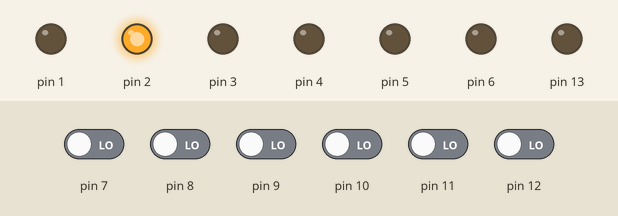
Bench run of a sketch on a simulated Arduino Uno, built with avr-gcc and run on an emulated ATmega328P. On the bench: output pins drawn as LEDs (lit = HIGH). Dashed ring = blinking. The test bench sets the inputs (shaded band); at power-on: pin 7–12 LOW.

Above: at 1.2 s.
1.3 s: pin 9 driven HIGH
At 1.8 s:
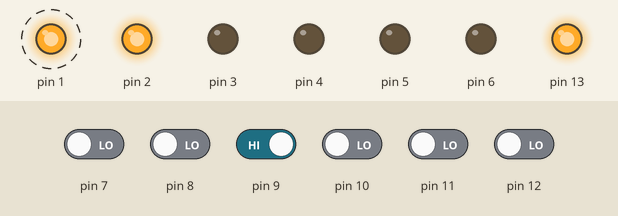
4.8 s: pin 10 driven HIGH
At 12.2 s:
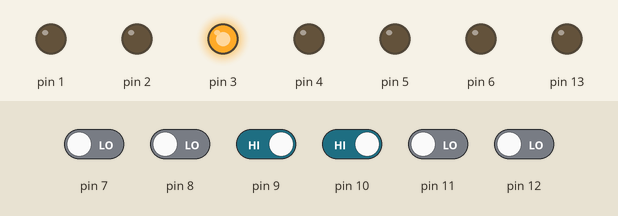
23.9 s: pin 7 driven HIGH
At 34.1 s:
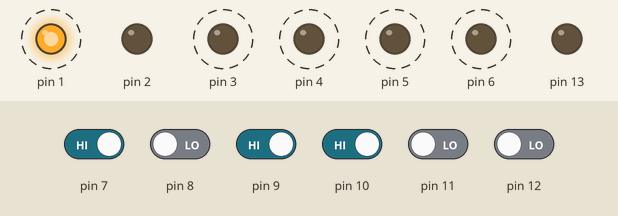
35.1 s: pin 8 driven HIGH
Timing chart, 0 to 39.6 s (numbered marks = the images above; inputs shaded):
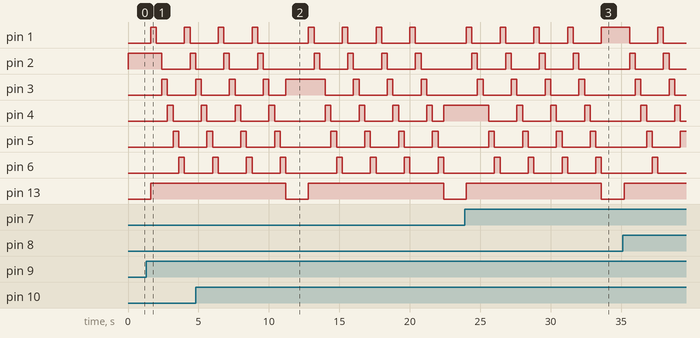

The sketch:

lightpuzzle.ino
```cpp
boolean activated[] = {false, true, false, true, true, false};
boolean presstrack[] = {false, false, false, false, false, false};

void setup () {
  for (int i=1;i<=6;i++) {
    pinMode(i, OUTPUT);
    pinMode(i+6, INPUT);
  }
  pinMode(13, OUTPUT);
}

void loop () {
  for (int i=1;i<=6;i++) {

    boolean curbutton = digitalRead(i+6);
    if ((presstrack[i-1] != curbutton) && curbutton) {
      activated[i-1] = !activated[i-1];
      if (i < 6) {
        activated[i] = !activated[i];
      }
      if (i > 1) {
        activated[i-2] = !activated[i-2];
      }
    }
    presstrack[i-1] = curbutton;

    boolean allactive = true;
    if (activated[i-1]) {
      digitalWrite(i, HIGH);
    } else {
      digitalWrite(i, LOW);
      allactive = false;
    }

    if (allactive) {
      delay(1600);
      digitalWrite(13, HIGH);
      for (int j=0;j<4;j++) {
        for (int e=1;e<=6;e++) {
          digitalWrite(e, HIGH);
          delay(400);
          digitalWrite(e, LOW);
        }
      }
      digitalWrite(13, LOW);
      boolean activated[] = {false, true, false, true, true, false};
    }

  }
}
```

Measured:
- after the input at 23.9 s, pin 4: goes on until 32.8 s, then stays LOW
